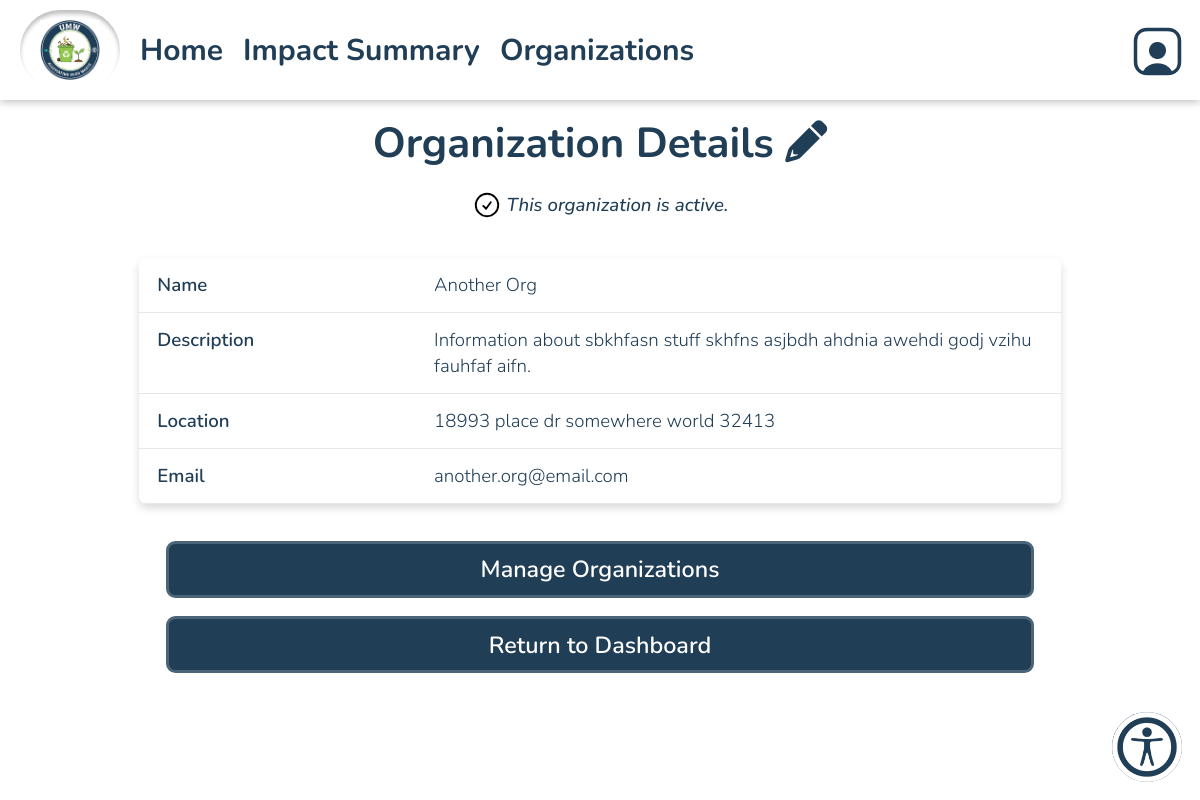
The app's page /organization.php?id=2 (signed in) with its own data.
### tables this page shows
CREATE TABLE `dborganizations` (
  `id` int(11) NOT NULL,
  `name` varchar(256) NOT NULL,
  `email` varchar(256) DEFAULT NULL,
  `description` text DEFAULT NULL,
  `location` varchar(256) DEFAULT NULL,
  `archived` tinyint(4) NOT NULL DEFAULT 0
);

### database/dbOrganizations.php (called while the page is built, shortened)
<?php
include_once(dirname(__FILE__).'/../domain/Organization.php');
function fetch_organization_by_id($id) {
    $connection = connect();
    $id = mysqli_real_escape_string($connection, $id);
    $query = $connection->prepare("select * from dborganizations where id = ?");
    $query->bind_param("i", $id);
    $query->execute();
    $result = $query->get_result();
    $org = mysqli_fetch_assoc($result);
    if ($org) {
        require_once('include/output.php');
        $org = hsc($org);
        return $org;
    }
    return null;
}

### include/output.php (called while the page is built, shortened)
<?php
    function hsc($input) {
        if (is_array($input)) {
            $arr = [];
            foreach ($input as $key => $value) {
                $arr[$key] = htmlspecialchars($value ?? '');
            }
            return $arr;
        }
        return htmlspecialchars($input ?? '');
    }

### organization.php (the view, shortened to what this page needs)
<?php
  	include_once('database/dbOrganizations.php');
  	$org_info = fetch_organization_by_id($id);
?>
<!DOCTYPE html>
<html>
<head>
    <?php
        require_once('universal.inc');
    ?>
    <link rel="stylesheet" href="event.css" type="text/css" />
    <link rel="stylesheet" href="https://cdnjs.cloudflare.com/ajax/libs/font-awesome/6.0.0-beta3/css/all.min.css">
</head>
<body>
    <?php require_once('header.php') ?>
    <main class="org-info">
        <?php
            require_once('include/output.php');
            $id = $org_info['id'];
            $name = $org_info['name'];
            $description = $org_info['description'];
            $location = $org_info['location'];
            $email = $org_info['email'];
            $org_archival = ($org_info['archived'] == '1');
        ?>
        <h2 class="org-head">
            Organization Details
        <a href="editOrganization.php?id=<?= $id ?>" title="Edit Organization" class="edit-icon">
            <i class="fas fa-pencil-alt" style="color: var(--main-color);"></i>
        </a>
        </h2>
        <p class="org-status-msg">
            <?php if (!$org_archival): ?>
            <img class="button-icon" src="images/check-circle.svg" alt="Active Icon" style="margin-right: 5px;">
            This organization is active.
            <?php else: ?>
            <img class="button-icon" src="images/archive.svg" alt="Archive Icon" style="margin-right: 5px;">
            This organization is archived.
            <?php endif; ?>
        </p>
        <div id="table-wrapper">
            <table>
                <tr>
                    <td class="label">Name</td>
                    <td><?php echo $name; ?></td>
                </tr>
                <tr>
                    <td class="label">Description</td>
                    <td><?php echo $description; ?></td>
                </tr>
                <tr>
                    <td class="label">Location</td>
                    <td><?php echo $location; ?></td>
                </tr>
                <tr>
                    <td class="label">Email</td>
                    <td><?php echo $email; ?></td>
                </tr>
            </table>
        </div>
        <a class="button cancel" href="organizationManagement.php" style="margin-left: auto; margin-right: auto;">Manage Organizations</a>
        <a class="button cancel" href="index.php" style="margin-left: auto; margin-right: auto;">Return to Dashboard</a>
    </main>
</body>
</html>

### css/base.css (style rules this page uses)
html, body, header, main, footer, div, span, p, h1, h2, h3, h4, h5, h6, ul, ol, li, input, select, textarea, form, section, label, table, td, tr, th, form, fieldset, em, button, a { padding: 0; margin: 0; font-size: inherit; font-family: inherit; font-weight: inherit; text-decoration: none; font-style: normal; box-sizing: border-box; text-align: left; list-style-type: none; border-spacing: 0; }
:root { --page-background-color: white; --page-font-color: #213e57; --inactive-font-color: #213e57; --inactive-background-color: white; --standout-background: white; --happy-toast-background-color: #5D7E61; --happy-toast-font-color: rgb(255, 255, 255); --info-toast-background-color: #2f2f2f; --info-toast-font-color: white; --error-toast-background-color: #A66654; --error-toast-font-color: rgb(255, 255, 255); --shadow-and-border-color: #e8e8e8; --main-color: #213e57; --main-color-hover: #4d6579; --accent-color: #92c44c; --accent-color-hover: #759d3d; --secondary-accent-color: rgb(175, 141, 92); --accessible-highlight-color: #2563EB; --wv-accent-color: #C9AB81; --wv-accent-foreground: #111111; --wv-bg-light: #ffffff; --wv-text-dark: #111111; --wv-muted-text: #6b6b6b; --calendar-event-color: #808080; --calendar-event-color-hover: var(--accent-color); --calendar-today-border: 2px solid var(--secondary-accent-color); --button-font-color: rgb(255, 255, 255); --button-padding: 0.5rem 1.5rem; --button-border-radius: 0.5rem; --standard-border: 1px solid #333333; --light-border: 1px solid var(--shadow-and-border-color); --text-field-border: 2px solid #e8e8e8; --cancel-button-background-color: #A66654; --error-color: #A66654; font-size: 18px; font-family: Montserrat; font-weight: 300; }
body { background-color: var(--page-background-color); color: var(--page-font-color); font-family: Montserrat; }
p { font-weight: 500; }
a { color: var(--accent-color); }
main:not(.login):not(.calendar-view):not(.dashboard) { padding: 1rem; }
input[type=submit], button, .button, a.button-signup { color: var(--button-font-color); background-color: var(--main-color); padding: var(--button-padding); border: 3px solid var(--main-color-hover); border-radius: var(--button-border-radius); font-weight: 550; font-size: 1.25rem; width: 94%; transition: background-color .3s; cursor: pointer; text-align: center; }
h2 { font-size: 1.5rem; font-weight: 550; text-align: center; }
.button { display: inline-block; }
button.cancel, a.cancel { background-color: var(--main-color); color: white; }

### event.css (style rules this page uses)
main.event-info, main.org-info { margin: 0 auto; max-width: 960px; padding: 1rem; display: flex; flex-direction: column; gap: 1rem; box-sizing: border-box; }
.event-head, .org-head { font-size: 2.25em; font-weight: 700; text-align: center; }
#table-wrapper { margin: 1rem 0; border-radius: 8px; box-shadow: 0 4px 8px rgba(0,0,0,0.15); overflow: auto; background-color: transparent; }
table { width: 100%; border-collapse: collapse; table-layout: fixed; word-wrap: break-word; font-size: 1rem; }
table th, table td { padding: 0.75rem 1rem; vertical-align: top; background-color: var(--page-background-color); border-bottom: 1px solid var(--shadow-and-border-color); color: var(--page-font-color); }
table td.label, table th.label { width: 30%; text-align: left; font-weight: 600; color: var(--page-font-color); white-space: normal; }
table td, table th { word-break: break-word; }
html, body { background-color: var(--page-background-color); color: var(--page-font-color); }

### records on screen
dborganizations: name "Another Org", description "Information about sbkhfasn stuff skhfns asjbdh ahdnia awehdi godj vzihu fauhfaf aifn.", location "18993 place dr somewhere world 32413", email "another.org@email.com"
